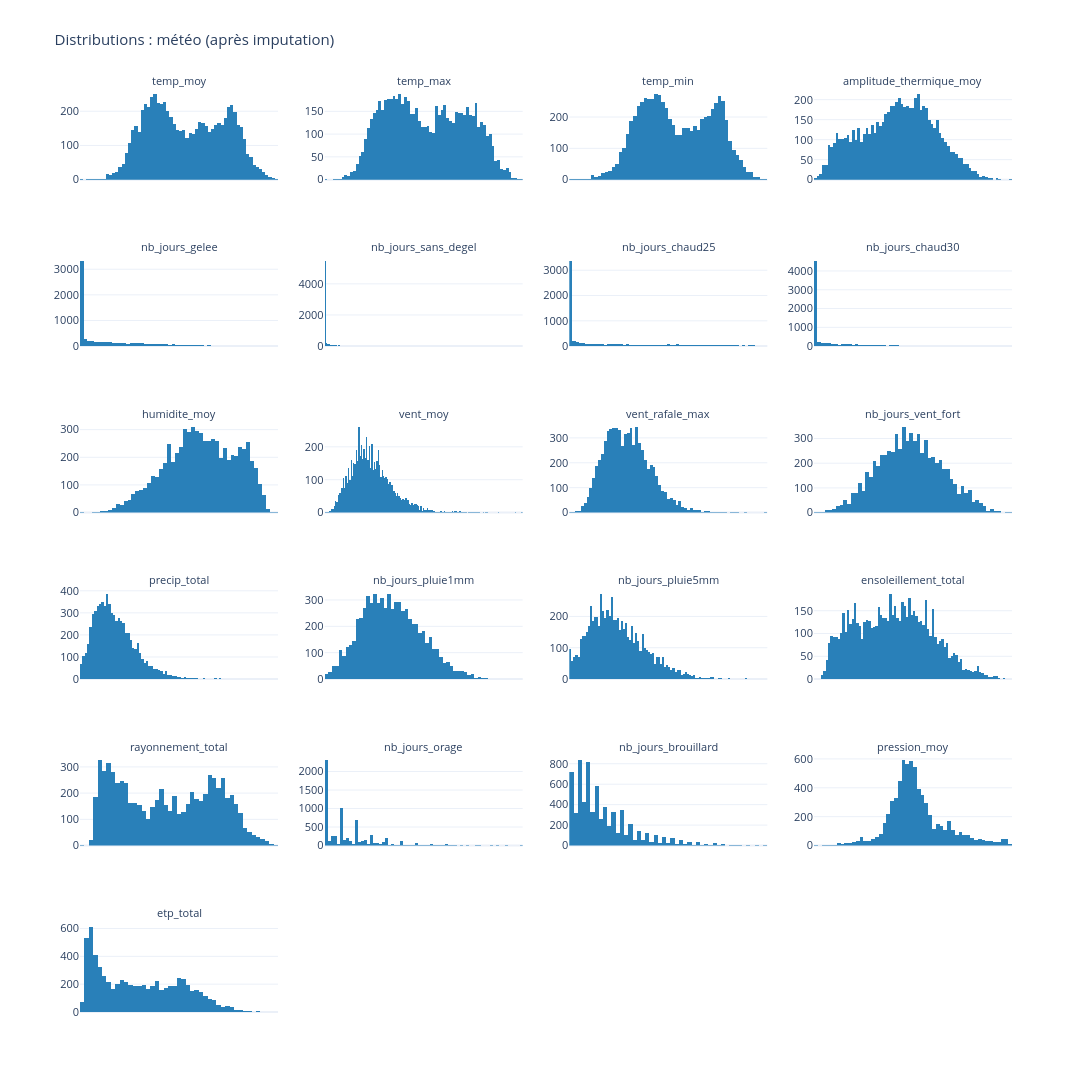

Notebook code cell kept with this figure:
### Markdown cell above
---
## 5. Visualisation

### Distributions

### Code cell
# Variables météo qui ne peuvent pas être négatives (tout METEO_COLS sauf les
# 3 températures brutes, légitimement < 0°C en hiver) -> bins forcés à partir
# de 0 pour éviter qu'un bin déborde visuellement sous 0 (cf. discussion NA/valeurs négatives)
NON_NEGATIF = [c for c in METEO_COLS if c not in ("temp_moy", "temp_max", "temp_min")]

fig = make_subplots(rows=nrows, cols=ncols, subplot_titles=METEO_COLS)
for i, col in enumerate(METEO_COLS):
    r, c = divmod(i, ncols)
    xbins = dict(start=0) if col in NON_NEGATIF else None
    fig.add_trace(go.Histogram(x=df_clean[col].dropna(), showlegend=False,
                                marker_color="#2980B9", xbins=xbins),
                  row=r + 1, col=c + 1)
fig.update_xaxes(showticklabels=False)
fig.update_annotations(font_size=11)
fig.update_layout(height=260 * nrows, width=1400, template="plotly_white",
                   font=dict(size=11),
                   margin=dict(t=90),
                   title=dict(text="Distributions : météo (après imputation)",
                               font=dict(size=15)))
fig.show()

### Figure 1 — Plotly figure (JSON) as saved in the notebook; plotly's stock layout.template omitted (floating-point values rounded to 4 significant figures; data arrays with more than 128 entries replaced by an {"elided": "..."} marker saying what was removed)
{"data": [{"marker": {"color": "#2980B9"}, "showlegend": false, "type": "histogram", "x": {"elided": "6912 float values"}, "xaxis": "x", "yaxis": "y"}, {"marker": {"color": "#2980B9"}, "showlegend": false, "type": "histogram", "x": {"elided": "6912 float values"}, "xaxis": "x2", "yaxis": "y2"}, {"marker": {"color": "#2980B9"}, "showlegend": false, "type": "histogram", "x": {"elided": "6912 float values"}, "xaxis": "x3", "yaxis": "y3"}, {"marker": {"color": "#2980B9"}, "showlegend": false, "type": "histogram", "x": {"elided": "6912 float values"}, "xaxis": "x4", "xbins": {"start": 0}, "yaxis": "y4"}, {"marker": {"color": "#2980B9"}, "showlegend": false, "type": "histogram", "x": {"elided": "6912 float values"}, "xaxis": "x5", "xbins": {"start": 0}, "yaxis": "y5"}, {"marker": {"color": "#2980B9"}, "showlegend": false, "type": "histogram", "x": {"elided": "6912 float values"}, "xaxis": "x6", "xbins": {"start": 0}, "yaxis": "y6"}, {"marker": {"color": "#2980B9"}, "showlegend": false, "type": "histogram", "x": {"elided": "6912 float values"}, "xaxis": "x7", "xbins": {"start": 0}, "yaxis": "y7"}, {"marker": {"color": "#2980B9"}, "showlegend": false, "type": "histogram", "x": {"elided": "6912 float values"}, "xaxis": "x8", "xbins": {"start": 0}, "yaxis": "y8"}, {"marker": {"color": "#2980B9"}, "showlegend": false, "type": "histogram", "x": {"elided": "6912 float values"}, "xaxis": "x9", "xbins": {"start": 0}, "yaxis": "y9"}, {"marker": {"color": "#2980B9"}, "showlegend": false, "type": "histogram", "x": {"elided": "6912 float values"}, "xaxis": "x10", "xbins": {"start": 0}, "yaxis": "y10"}, {"marker": {"color": "#2980B9"}, "showlegend": false, "type": "histogram", "x": {"elided": "6912 float values"}, "xaxis": "x11", "xbins": {"start": 0}, "yaxis": "y11"}, {"marker": {"color": "#2980B9"}, "showlegend": false, "type": "histogram", "x": {"elided": "6912 float values"}, "xaxis": "x12", "xbins": {"start": 0}, "yaxis": "y12"}, {"marker": {"color": "#2980B9"}, "showlegend": false, "type": "histogram", "x": {"elided": "6912 float values"}, "xaxis": "x13", "xbins": {"start": 0}, "yaxis": "y13"}, {"marker": {"color": "#2980B9"}, "showlegend": false, "type": "histogram", "x": {"elided": "6912 float values"}, "xaxis": "x14", "xbins": {"start": 0}, "yaxis": "y14"}, {"marker": {"color": "#2980B9"}, "showlegend": false, "type": "histogram", "x": {"elided": "6912 float values"}, "xaxis": "x15", "xbins": {"start": 0}, "yaxis": "y15"}, {"marker": {"color": "#2980B9"}, "showlegend": false, "type": "histogram", "x": {"elided": "6912 float values"}, "xaxis": "x16", "xbins": {"start": 0}, "yaxis": "y16"}, {"marker": {"color": "#2980B9"}, "showlegend": false, "type": "histogram", "x": {"elided": "6912 float values"}, "xaxis": "x17", "xbins": {"start": 0}, "yaxis": "y17"}, {"marker": {"color": "#2980B9"}, "showlegend": false, "type": "histogram", "x": {"elided": "6912 float values"}, "xaxis": "x18", "xbins": {"start": 0}, "yaxis": "y18"}, {"marker": {"color": "#2980B9"}, "showlegend": false, "type": "histogram", "x": {"elided": "6912 float values"}, "xaxis": "x19", "xbins": {"start": 0}, "yaxis": "y19"}, {"marker": {"color": "#2980B9"}, "showlegend": false, "type": "histogram", "x": {"elided": "6912 float values"}, "xaxis": "x20", "xbins": {"start": 0}, "yaxis": "y20"}, {"marker": {"color": "#2980B9"}, "showlegend": false, "type": "histogram", "x": {"elided": "6912 float values"}, "xaxis": "x21", "xbins": {"start": 0}, "yaxis": "y21"}], "layout": {"annotations": [{"font": {"size": 11}, "showarrow": false, "text": "temp_moy", "x": 0.1062, "xanchor": "center", "xref": "paper", "y": 1.0, "yanchor": "bottom", "yref": "paper"}, {"font": {"size": 11}, "showarrow": false, "text": "temp_max", "x": 0.3688, "xanchor": "center", "xref": "paper", "y": 1.0, "yanchor": "bottom", "yref": "paper"}, {"font": {"size": 11}, "showarrow": false, "text": "temp_min", "x": 0.6313, "xanchor": "center", "xref": "paper", "y": 1.0, "yanchor": "bottom", "yref": "paper"}, {"font": {"size": 11}, "showarrow": false, "text": "amplitude_thermique_moy", "x": 0.8938, "xanchor": "center", "xref": "paper", "y": 1.0, "yanchor": "bottom", "yref": "paper"}, {"font": {"size": 11}, "showarrow": false, "text": "nb_jours_gelee", "x": 0.1062, "xanchor": "center", "xref": "paper", "y": 0.8194, "yanchor": "bottom", "yref": "paper"}, {"font": {"size": 11}, "showarrow": false, "text": "nb_jours_sans_degel", "x": 0.3688, "xanchor": "center", "xref": "paper", "y": 0.8194, "yanchor": "bottom", "yref": "paper"}, {"font": {"size": 11}, "showarrow": false, "text": "nb_jours_chaud25", "x": 0.6313, "xanchor": "center", "xref": "paper", "y": 0.8194, "yanchor": "bottom", "yref": "paper"}, {"font": {"size": 11}, "showarrow": false, "text": "nb_jours_chaud30", "x": 0.8938, "xanchor": "center", "xref": "paper", "y": 0.8194, "yanchor": "bottom", "yref": "paper"}, {"font": {"size": 11}, "showarrow": false, "text": "humidite_moy", "x": 0.1062, "xanchor": "center", "xref": "paper", "y": 0.6389, "yanchor": "bottom", "yref": "paper"}, {"font": {"size": 11}, "showarrow": false, "text": "vent_moy", "x": 0.3688, "xanchor": "center", "xref": "paper", "y": 0.6389, "yanchor": "bottom", "yref": "paper"}, {"font": {"size": 11}, "showarrow": false, "text": "vent_rafale_max", "x": 0.6313, "xanchor": "center", "xref": "paper", "y": 0.6389, "yanchor": "bottom", "yref": "paper"}, {"font": {"size": 11}, "showarrow": false, "text": "nb_jours_vent_fort", "x": 0.8938, "xanchor": "center", "xref": "paper", "y": 0.6389, "yanchor": "bottom", "yref": "paper"}, {"font": {"size": 11}, "showarrow": false, "text": "precip_total", "x": 0.1062, "xanchor": "center", "xref": "paper", "y": 0.4583, "yanchor": "bottom", "yref": "paper"}, {"font": {"size": 11}, "showarrow": false, "text": "nb_jours_pluie1mm", "x": 0.3688, "xanchor": "center", "xref": "paper", "y": 0.4583, "yanchor": "bottom", "yref": "paper"}, {"font": {"size": 11}, "showarrow": false, "text": "nb_jours_pluie5mm", "x": 0.6313, "xanchor": "center", "xref": "paper", "y": 0.4583, "yanchor": "bottom", "yref": "paper"}, {"font": {"size": 11}, "showarrow": false, "text": "ensoleillement_total", "x": 0.8938, "xanchor": "center", "xref": "paper", "y": 0.4583, "yanchor": "bottom", "yref": "paper"}, {"font": {"size": 11}, "showarrow": false, "text": "rayonnement_total", "x": 0.1062, "xanchor": "center", "xref": "paper", "y": 0.2778, "yanchor": "bottom", "yref": "paper"}, {"font": {"size": 11}, "showarrow": false, "text": "nb_jours_orage", "x": 0.3688, "xanchor": "center", "xref": "paper", "y": 0.2778, "yanchor": "bottom", "yref": "paper"}, {"font": {"size": 11}, "showarrow": false, "text": "nb_jours_brouillard", "x": 0.6313, "xanchor": "center", "xref": "paper", "y": 0.2778, "yanchor": "bottom", "yref": "paper"}, {"font": {"size": 11}, "showarrow": false, "text": "pression_moy", "x": 0.8938, "xanchor": "center", "xref": "paper", "y": 0.2778, "yanchor": "bottom", "yref": "paper"}, {"font": {"size": 11}, "showarrow": false, "text": "etp_total", "x": 0.1062, "xanchor": "center", "xref": "paper", "y": 0.09722, "yanchor": "bottom", "yref": "paper"}], "font": {"size": 11}, "height": 1560, "margin": {"t": 90}, "title": {"font": {"size": 15}, "text": "Distributions : météo (après imputation)"}, "width": 1400, "xaxis": {"anchor": "y", "domain": [0, 0.2125], "showticklabels": false}, "xaxis10": {"anchor": "y10", "domain": [0.2625, 0.475], "showticklabels": false}, "xaxis11": {"anchor": "y11", "domain": [0.525, 0.7375], "showticklabels": false}, "xaxis12": {"anchor": "y12", "domain": [0.7875, 1], "showticklabels": false}, "xaxis13": {"anchor": "y13", "domain": [0, 0.2125], "showticklabels": false}, "xaxis14": {"anchor": "y14", "domain": [0.2625, 0.475], "showticklabels": false}, "xaxis15": {"anchor": "y15", "domain": [0.525, 0.7375], "showticklabels": false}, "xaxis16": {"anchor": "y16", "domain": [0.7875, 1], "showticklabels": false}, "xaxis17": {"anchor": "y17", "domain": [0, 0.2125], "showticklabels": false}, "xaxis18": {"anchor": "y18", "domain": [0.2625, 0.475], "showticklabels": false}, "xaxis19": {"anchor": "y19", "domain": [0.525, 0.7375], "showticklabels": false}, "xaxis2": {"anchor": "y2", "domain": [0.2625, 0.475], "showticklabels": false}, "xaxis20": {"anchor": "y20", "domain": [0.7875, 1], "showticklabels": false}, "xaxis21": {"anchor": "y21", "domain": [0, 0.2125], "showticklabels": false}, "xaxis22": {"anchor": "y22", "domain": [0.2625, 0.475], "showticklabels": false}, "xaxis23": {"anchor": "y23", "domain": [0.525, 0.7375], "showticklabels": false}, "xaxis24": {"anchor": "y24", "domain": [0.7875, 1], "showticklabels": false}, "xaxis3": {"anchor": "y3", "domain": [0.525, 0.7375], "showticklabels": false}, "xaxis4": {"anchor": "y4", "domain": [0.7875, 1], "showticklabels": false}, "xaxis5": {"anchor": "y5", "domain": [0, 0.2125], "showticklabels": false}, "xaxis6": {"anchor": "y6", "domain": [0.2625, 0.475], "showticklabels": false}, "xaxis7": {"anchor": "y7", "domain": [0.525, 0.7375], "showticklabels": false}, "xaxis8": {"anchor": "y8", "domain": [0.7875, 1], "showticklabels": false}, "xaxis9": {"anchor": "y9", "domain": [0, 0.2125], "showticklabels": false}, "yaxis": {"anchor": "x", "domain": [0.9028, 1.0]}, "yaxis10": {"anchor": "x10", "domain": [0.5417, 0.6389]}, "yaxis11": {"anchor": "x11", "domain": [0.5417, 0.6389]}, "yaxis12": {"anchor": "x12", "domain": [0.5417, 0.6389]}, "yaxis13": {"anchor": "x13", "domain": [0.3611, 0.4583]}, "yaxis14": {"anchor": "x14", "domain": [0.3611, 0.4583]}, "yaxis15": {"anchor": "x15", "domain": [0.3611, 0.4583]}, "yaxis16": {"anchor": "x16", "domain": [0.3611, 0.4583]}, "yaxis17": {"anchor": "x17", "domain": [0.1806, 0.2778]}, "yaxis18": {"anchor": "x18", "domain": [0.1806, 0.2778]}, "yaxis19": {"anchor": "x19", "domain": [0.1806, 0.2778]}, "yaxis2": {"anchor": "x2", "domain": [0.9028, 1.0]}, "yaxis20": {"anchor": "x20", "domain": [0.1806, 0.2778]}, "yaxis21": {"anchor": "x21", "domain": [0, 0.09722]}, "yaxis22": {"anchor": "x22", "domain": [0, 0.09722]}, "yaxis23": {"anchor": "x23", "domain": [0, 0.09722]}, "yaxis24": {"anchor": "x24", "domain": [0, 0.09722]}, "yaxis3": {"anchor": "x3", "domain": [0.9028, 1.0]}, "yaxis4": {"anchor": "x4", "domain": [0.9028, 1.0]}, "yaxis5": {"anchor": "x5", "domain": [0.7222, 0.8194]}, "yaxis6": {"anchor": "x6", "domain": [0.7222, 0.8194]}, "yaxis7": {"anchor": "x7", "domain": [0.7222, 0.8194]}, "yaxis8": {"anchor": "x8", "domain": [0.7222, 0.8194]}, "yaxis9": {"anchor": "x9", "domain": [0.5417, 0.6389]}}}
